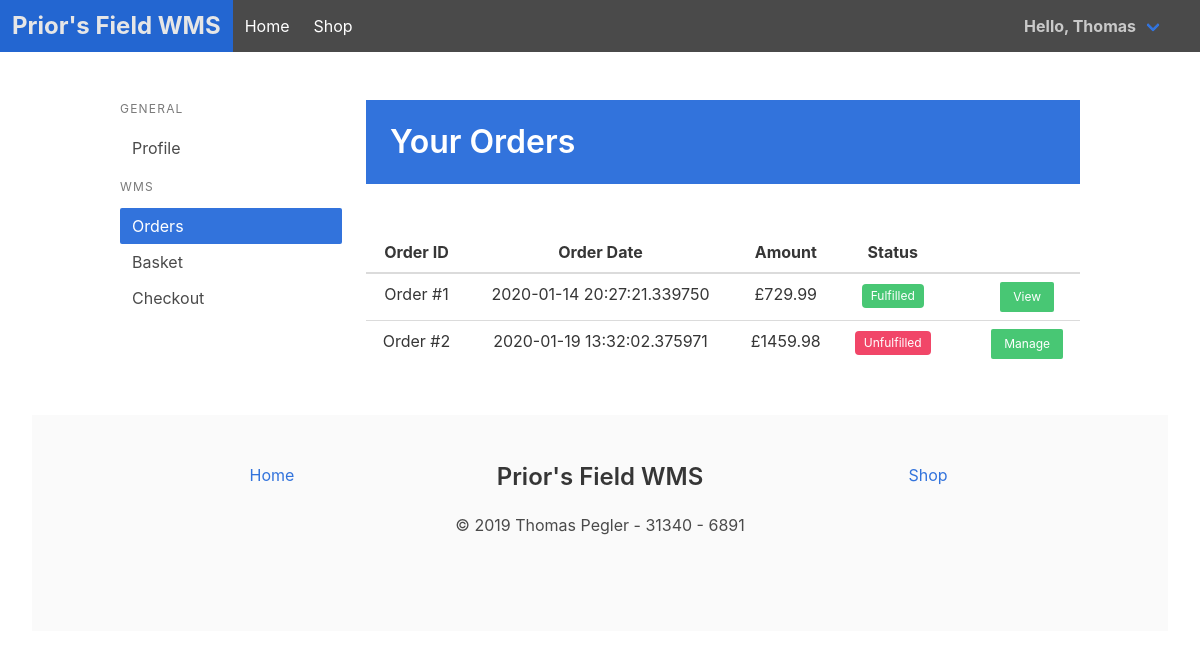
Screenshot of /orders (signed in) with the database file from the repository.
### app/models.py (models this page shows, shortened)
class User(UserMixin, db.Model):
    id = db.Column(db.Integer, primary_key=True)
    email = db.Column(db.String, unique=True, nullable=False)
    password = db.Column(db.String, nullable=False)
    firstname = db.Column(db.String, nullable=False)
    lastname = db.Column(db.String, nullable=False)
    isadmin = db.Column(db.Boolean, nullable=False, default=0)
    address_line1 = db.Column(db.String)
    address_line2 = db.Column(db.String)
    address_city = db.Column(db.String)
    address_county = db.Column(db.String)
    address_postcode = db.Column(db.String)
    orders = db.relationship('Order', backref="orderuser", lazy=True)
    basketitems = db.relationship('BasketItem', backref="basketuser", lazy=True)
    passreset = db.relationship('UserPassReset', backref="passresetuser", lazy=True)

class Order(db.Model):
    id = db.Column(db.Integer, primary_key=True)
    user_id = db.Column(db.Integer, db.ForeignKey("user.id"), nullable=False)
    date = db.Column(db.DateTime, default=datetime.utcnow)
    total = db.Column(db.Float)
    address_firstname = db.Column(db.String, nullable=False)
    address_lastname = db.Column(db.String, nullable=False)
    address_line1 = db.Column(db.String, nullable=False)
    address_line2 = db.Column(db.String)
    address_city = db.Column(db.String, nullable=False)
    address_county = db.Column(db.String)
    address_postcode = db.Column(db.String, nullable=False)
    status = db.Column(db.String, nullable=False,  default='Unfulfilled')

### app/shop.py (the view)
@shop.route("/orders")
@login_required
def orders():
    if not current_user.isadmin:
        userorders = Order.query.filter_by(user_id=current_user.id).all()
        return render_template("user_orders.html", userorders=userorders)
    else:
        flash("User status required to visit this page.", category="is-danger")
        return redirect(url_for("main.index"))

### app/__init__.py (called while the page is built)
@login_manager.user_loader
def load_user(user_id):
    return User.query.get(int(user_id))

### app/templates/user_orders.html (shortened to what this page needs)
{% extends "user_pagebase.html" %}
{% block pagecontent %}
<div class="column is-9">
    <section class="hero is-link welcome is-small">
        <div class="hero-body">
            <div class="container">
                <h1 class="title">
                    Your Orders
                </h1>
            </div>
        </div>
    </section>
    <section class="hero is-small">
        <div class="hero-body">
        </div>
    </section>
    <section>
        <table class="table is-fullwidth">
            <thead>
            <tr>
                <th class="has-text-centered" scope="col">Order ID</th>
                <th class="has-text-centered" scope="col">Order Date</th>
                <th class="has-text-centered" scope="col">Amount</th>
                <th class="has-text-centered" scope="col">Status</th>
                <th class="has-text-centered" scope="col"></th>
                <th class="has-text-centered" scope="col"></th>
            </tr>
            </thead>
            <tbody>
            {% for order in userorders %}
            <tr>
                <td class="has-text-centered">Order #{{ order.id }}</td>
                <td class="has-text-centered">{{ order.date }}</td>
                <td class="has-text-centered">£{{ order.total }}</td>
                <td class="has-text-centered"><span class="tag {% if order.status == "Unfulfilled" %}is-danger{% endif %}{% if order.status == "Fulfilled" %}is-success{% endif %}">{{ order.status }}</span></td>
                <td></td>
                <td class="has-text-centered"><a class="button is-small is-success" href={{ url_for('shop.usermanageorder', order_id=order.id) }}>{% if order.status == "Unfulfilled" %}Manage{% endif %}{% if order.status == "Fulfilled" %}View{% endif %}</a></td>
            </tr>
            {% endfor %}
            </tbody>
        </table>
    </section>
</div>
{% endblock %}

### app/templates/base.html (shortened to what this page needs)
<!DOCTYPE html>
<html>
<head>
    <link rel="stylesheet" href="https://maxcdn.bootstrapcdn.com/font-awesome/4.7.0/css/font-awesome.min.css">
    <link rel="stylesheet" href="/static/css/mybulma.css">
</head>
<body>
    <section class="hero is-link has-background-grey-dark">
        <nav class="navbar" role="navigation">
            <div class="navbar-brand">
                <a href="{{ url_for('main.index') }}" class="navbar-item has-text-white is-size-4">
                    <strong>Prior's Field WMS</strong>
                </a>
            </div>
            <div class="navbar-menu">
                <div class="navbar-start">
                    <a href="{{ url_for('main.index') }}" class="navbar-item">
                        Home
                    </a>
                    <a href="{{ url_for('shop.shop_main') }}" class="navbar-item">
                        Shop
                    </a>
                </div>
            </div>
            <div class="navbar-end">
                {% if current_user.is_authenticated %}
                <div class="navbar-item has-dropdown is-hoverable">
                    <a class="navbar-link">
                        <strong>Hello, {{ current_user.firstname }}</strong>
                    </a>
                {% endif %}
                <div class="navbar-item">
                </div>
                </div>
            </div>
        </nav>
    </section>
    {% block content %}
    {% endblock %}
<section>
    <div class="container is-fluid">
        <footer class="footer">
            <div class="container">
                <div class="columns">
                    <div class="column is-4">
                        <div class="level"><a class="level-item" href="{{ url_for('main.index') }}">Home</a></div>
                    </div>
                    <div class="column is-4 has-text-centered"><a class="title is-4">Prior's Field WMS</a></div>
                    <div class="column is-4 has-text-right">
                        <div class="level"><a class="level-item" href="{{ url_for('shop.shop_main') }}">Shop</a></div>
                    </div>
                </div>
                <p class="subtitle has-text-centered is-6">&copy; 2019 Thomas Pegler - 31340 - 6891</p>
            </div>
        </footer>
    </div>
</section>
</body>
</html>

### rows the page displays
User: firstname "Thomas"
Order: id "1", date "2020-01-14 20:27:21.339750", total "729.99", status "Fulfilled", shows "View"
Order: id "2", date "2020-01-19 13:32:02.375971", total "1459.98", status "Unfulfilled", shows "Manage"
